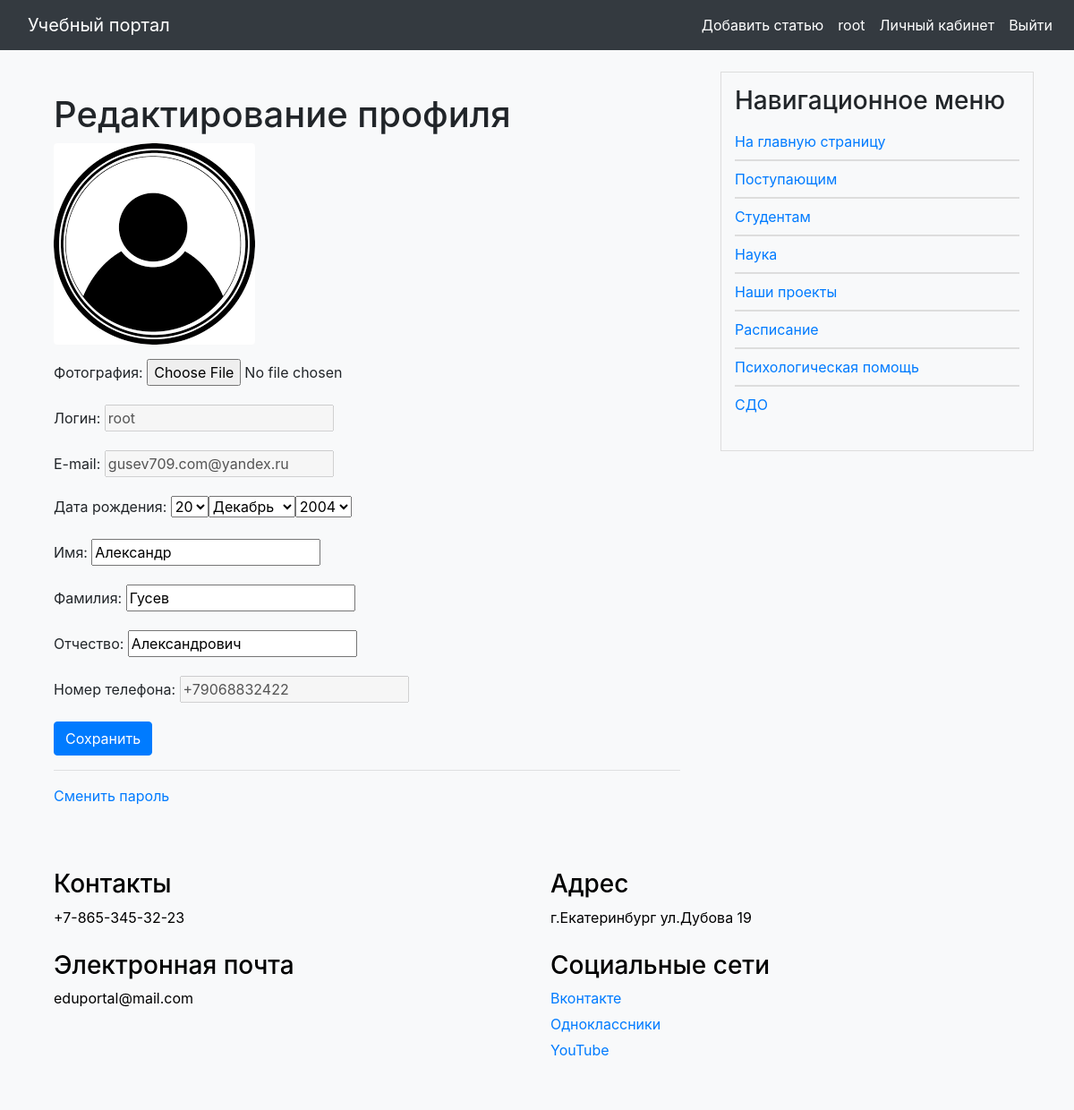
Page /users/profile_edit/ (signed in) on the committed database.
### users/models.py (models this page shows, shortened)
class User(AbstractUser):
    class Status(models.IntegerChoices):
        NO_CURATOR = 0, 'Не куратор'
        CURATOR = 1, 'Куратор'
    surname = models.CharField(max_length=255, blank=True, verbose_name='Отчество')
    photo = models.ImageField(upload_to="users/%Y/%m/%d/", blank=True, null=True, verbose_name="Фотография")
    date_birth = models.DateTimeField(blank=True, verbose_name="Дата рождения")
    cat_user = models.ForeignKey('CategoryUser', on_delete=models.PROTECT, related_name='users',
                                 default=None, null=True, verbose_name='Категория пользователя')
    group_stud = models.ForeignKey('GroupStudents', blank=True, related_name='groups',
                                   verbose_name='Группа пользователя', on_delete=models.PROTECT, default=None,
                                   null=True)
    phone_number = models.CharField(max_length=100, unique=True, blank=True, verbose_name='Номер телефона')
    courses = models.ManyToManyField('education.Courses', related_name='course_teacher',
                                     verbose_name='Курсы преподавателя', null=True, blank=True)
    is_curator = models.BooleanField(choices=tuple(map(lambda x: (bool(x[0]), x[1]), Status.choices)),
                                     default=Status.NO_CURATOR, verbose_name="Статус кураторства")

### portal/models.py (models this page shows, shortened)
class ShowInfo(models.Model):
    class Meta:
        verbose_name = 'Основная информация'
        verbose_name_plural = 'Основная информация'
    title = models.CharField(max_length=255, verbose_name='Заголовок')
    slug = models.SlugField(max_length=255, unique=True, db_index=True, verbose_name='Slug')
    photo = models.ImageField(upload_to='photos/info', default=None,
                              blank=True, null=True, verbose_name='Фото')
    file = models.FileField(upload_to='file/%Y/%m/%d/', default=None,
                            blank=True, null=True, verbose_name='Файлы')
    content = models.TextField(blank=True, verbose_name='Текст статьи')
    def get_absolute_url(self):
        return reverse('show_info', kwargs={'info_slug': self.slug})

### users/views.py (the view, shortened to what this page needs)
# urls.py: path('profile_edit/', views.ProfileUserEditView.as_view(), name='profile_edit'),
class ProfileUserEditView(LoginRequiredMixin, UpdateView):
    model = get_user_model()
    form_class = ProfileUserEditForm
    template_name = 'users/profile_edit.html'
    extra_context = {
        'title': "Редактирование профиля",
        'default_image': settings.DEFAULT_USER_IMAGE,
    }
    def get_object(self, queryset=None):
        return self.request.user

### users/forms.py
class ProfileUserEditForm(forms.ModelForm):
    username = forms.CharField(disabled=True, label='Логин', widget=forms.TextInput(attrs={'class': 'form-input'}))
    email = forms.CharField(disabled=True, label='E-mail', widget=forms.TextInput(attrs={'class': 'form-input'}))
    phone_number = forms.CharField(disabled=True, label='Номер телефона',
                                   widget=forms.TextInput(attrs={'class': 'form-input'}))
    date_birth = forms.DateField(label="Дата рождения", widget=forms.SelectDateWidget(years=range(1940, 2010)),
                                 required=True)
    class Meta:
        model = get_user_model()
        fields = ['photo', 'username', 'email', 'date_birth', 'first_name', 'last_name', 'surname', 'phone_number']
        labels = {
            'first_name': 'Имя',
            'last_name': 'Фамилия',
            'surname': 'Отчество'
        }
        widgets = {
            'first_name': forms.TextInput(attrs={'class': 'form-input'}),
            'last_name': forms.TextInput(attrs={'class': 'form-input'}),
            'surname': forms.TextInput(attrs={'class': 'form-input'}),
        }

### portal/context_processors.py (called while the page is built)
def get_portal_context(request):
    navigate = ShowInfo.objects.all()
    return {'navigate': navigate}

### users/templates/users/profile_edit.html (shortened to what this page needs)
{% extends 'base.html' %}
{% block content %}
<div class="container mt-4">
    <h1>Редактирование профиля</h1>
    <form method="post" enctype="multipart/form-data">
        {% if user.photo %}
        <img src="{{ user.photo.url }}" class="img-fluid rounded mb-3" alt="Профильное фото">
        {% else %}
        <img src="{{ default_image }}" class="img-fluid rounded mb-3" alt="Профильное фото">
        {% endif %}
        {% for f in form %}
        <div class="mb-3">
            <label for="{{ f.id_for_label }}" class="form-label">{{ f.label }}:</label>
            {{ f }}
        </div>
        {% endfor %}
        <button type="submit" class="btn btn-primary">Сохранить</button>
    </form>
    <hr>
    <p><a href="{% url 'users:password_change' %}">Сменить пароль</a></p>
</div>
{% endblock %}

### templates/base.html (shortened to what this page needs)
{% load static %}
<!DOCTYPE html>
<html lang="en">
<head>
    <link rel="stylesheet" href="https://stackpath.bootstrapcdn.com/bootstrap/4.3.1/css/bootstrap.min.css">
    <link rel="stylesheet" href="https://cdn.jsdelivr.net/npm/bootstrap-icons@1.10.5/font/bootstrap-icons.css">
    <link type="text/css" href="{% static 'portal/css/styles.css' %}" rel="stylesheet" />
</head>
<body>
<nav class="navbar navbar-expand-lg navbar-dark bg-dark fixed-top navbar-custom">
    <a class="navbar-brand" href="/">Учебный портал</a>
    <div class="collapse navbar-collapse" id="navbarNav">
    <ul class="navbar-nav ml-auto">
        {% if user.is_authenticated %}
            {% if request.user.cat_user_id == 3 %}
                <li class="nav-item">
                    <a class="nav-link" href="addpage/">Добавить статью</a>
                </li>
            {% endif %}
            <li class="nav-item">
                <a class="nav-link" href="{% url 'users:profile' %}">{{ user.username }}</a>
            </li>
            <li class="nav-item">
                <a class="nav-link" href="{% url 'education:personal-area' %}">Личный кабинет</a>
            </li>
            <li class="nav-item">
                <a class="nav-link" href="{% url 'users:logout' %}">Выйти</a>
            </li>
        {% endif %}
    </ul>
</div>
</nav>
<div class="container mt-4">
    <div class="row">
        <div class="col-md-8">
            {% block content %}
            {% endblock %}
        </div>
        <div class="col-md-4">
            <div class="nav-block">
                <h3>Навигационное меню</h3>
                <ul>
                    {% if request.path != '/' and request.resolver_match.namespace != 'education' %}
                        <li><a href="/">На главную страницу</a></li>
                    {% endif %}
                    {% if request.resolver_match.namespace == 'education' %}
                        {% if request.user.cat_user_id == 1 %}
                            {% if request.user.group_stud %}
                                <li><a href="{% url 'education:my_group' %}">Моя группа</a></li>
                            {% endif %}
                            <li><a href="{% url 'education:for_students' %}">Для студентов</a></li>
                            <li><a href="{% url 'education:tests' %}">Тесты</a></li>
                            <li><a href="{% url 'education:library' %}">Библиотека</a></li>
                        {% elif request.user.cat_user_id == 2 %}
                            {% if request.user.group_stud %}
                                <li><a href="{% url 'education:my_group' %}">Моя группа</a></li>
                            {% endif %}
                            <li><a href="{% url 'education:for_teacher' %}">Для преподавателей</a></li>
                            <li><a href="{% url 'education:tests' %}">Тесты</a></li>
                            <li><a href="{% url 'education:library' %}">Библиотека</a></li>
                        {% endif %}
                    {% else %}
                        {% for n in navigate %}
                            <li><a href="{{ n.get_absolute_url }}">{{ n.title }}</a></li>
                        {% endfor %}
                    {% endif %}
                </ul>
            </div>
        </div>
    </div>
</div>
<div class="container mt-4">
    <div class="footer">
    <div class="container">
        <div class="row">
            <div class="col-md-6">
                <h3>Контакты</h3>
                <p>+7-865-345-32-23</p>
            </div>
            <div class="col-md-6">
                <h3>Адрес</h3>
                <p>г.Екатеринбург
                ул.Дубова 19</p>
            </div>
            <div class="col-md-6">
                <h3>Электронная почта</h3>
                <p>eduportal@mail.com</p>
            </div>
            <div class="col-md-6">
                <h3>Социальные сети</h3>
                <p><a href="#">Вконтакте</a></p>
                <p><a href="#">Одноклассники</a></p>
                <p><a href="#">YouTube</a></p>
            </div>
        </div>
    </div>
</div>
</body>
</html>

### portal/static/portal/css/styles.css (style rules this page uses)
body { padding-top: 56px; background-color: #f8f9fa; }
.navbar-custom { background-color: #343a40; }
.navbar-custom , .navbar-custom .navbar-text { color: #ffffff; }
.navbar-brand { color: #ffffff; margin-left: 15px; }
.navbar-custom .navbar-nav .nav-link { color: #ffffff; }
.nav-block { background-color: #f8f9fa; padding: 15px; border: 1px solid #ddd; }
.nav-block ul { padding: 0; list-style-type: none; }
.nav-block li { border-top: 1px solid #ddd; border-bottom: 1px solid #ddd; margin: 0; padding: 8px 0; }
.nav-block li:first-child { border-top: none; }
.nav-block li:last-child { border-bottom: none; }
.footer { background-color: #f8f9fa; color: black; padding: 30px 0; width: 100%; }
.footer .row { display: flex; justify-content: space-between; flex-wrap: wrap; }
.footer .col-md-6 { margin-bottom: 20px; }
.footer .col-md-6 p { margin-bottom: 5px; }

### rows in the picture
User: username "root", form "root" "gusev709.com@yandex.ru" "Александр" "Гусев" "Александрович" "+79068832422"
ShowInfo: title "Поступающим"
ShowInfo: title "Студентам"
ShowInfo: title "Наука"
ShowInfo: title "Наши проекты"
ShowInfo: title "Расписание"
ShowInfo: title "Психологическая помощь"
ShowInfo: title "СДО"

### other values in the picture
{{ f.label }} "Фотография" "Логин" "E-mail" "Дата рождения" "Имя" "Фамилия" "Отчество" "Номер телефона"
